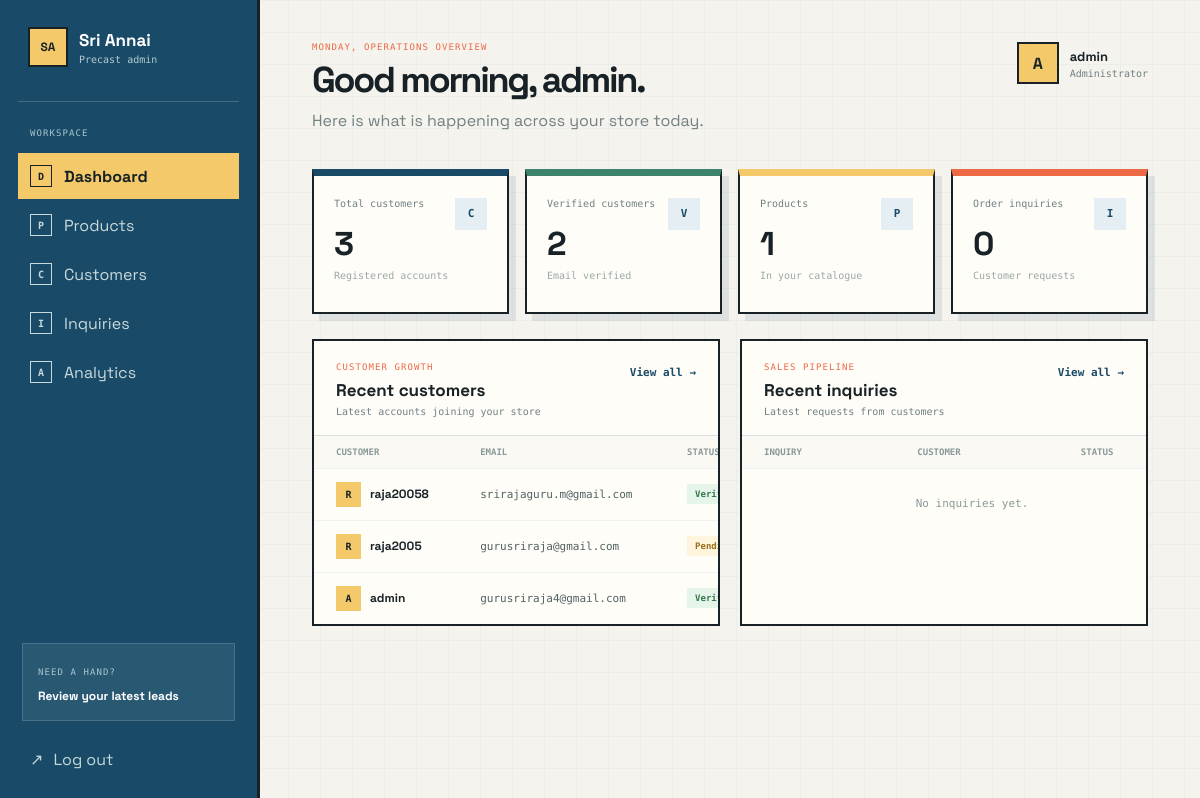
Page /dashboard/ (signed in) on the committed database.
### accounts/models.py (models this page shows, shortened)
class CustomUser(AbstractUser):
    name = models.CharField(max_length=100)
    phone_no = models.CharField(
        max_length=15,
        blank=True,
        null=True
    )
    email = models.EmailField(unique=True)
    is_email_verified = models.BooleanField(default=False)

### dashboard/views.py (the view)
@user_passes_test(is_admin, login_url='login')
def dashboard_view(request):
    total_users = User.objects.count()
    verified_users = User.objects.filter(
        is_email_verified=True
    ).count()
    total_products = Product.objects.count()
    total_inquiries = OrderInquiry.objects.count()
    recent_users = User.objects.order_by(
        '-date_joined'
    )[:5]
    recent_inquiries = OrderInquiry.objects.select_related(
        'user'
    ).order_by(
        '-created_at'
    )[:5]
    context = {
        'total_users': total_users,
        'verified_users': verified_users,
        'total_products': total_products,
        'total_inquiries': total_inquiries,
        'recent_users': recent_users,
        'recent_inquiries': recent_inquiries,
    }
    return render(
        request,
        'dashboard/dashboard.html',
        context
    )

### dashboard/views.py (called while the page is built)
def is_admin(user):
    return user.is_authenticated and user.is_staff

### templates/dashboard/dashboard.html (shortened to what this page needs)
{% load static %}
<!DOCTYPE html>
<html lang="en">
<head>
    <link rel="stylesheet" href="{% static 'dashboard.css' %}">
</head>
<body>
    <aside class="sidebar">
        <div class="brand">
            <div class="brand-mark">SA</div>
            <div>
                <h2>Sri Annai</h2>
                <span>Precast admin</span>
            </div>
        </div>
        <nav class="sidebar-nav" aria-label="Main navigation">
            <p class="nav-label">Workspace</p>
            <a href="{% url 'dashboard' %}" class="nav-item active"><span class="nav-icon">D</span> Dashboard</a>
            <a href="{% url 'dashboard_products' %}" class="nav-item"><span class="nav-icon">P</span> Products</a>
            <a href="{% url 'dashboard_customers' %}" class="nav-item"><span class="nav-icon">C</span> Customers</a>
            <a href="{% url 'dashboard_inquiries' %}" class="nav-item"><span class="nav-icon">I</span> Inquiries</a>
            <a href="{% url 'dashboard_analytics' %}" class="nav-item"><span class="nav-icon">A</span> Analytics</a>
        </nav>
        <div class="sidebar-bottom">
            <div class="help-panel">
                <span class="help-kicker">Need a hand?</span>
                <strong>Review your latest leads</strong>
            </div>
            <a href="{% url 'logout' %}" class="logout-btn"><span>↗</span> Log out</a>
        </div>
    </aside>
    <main class="main-content">
        <header class="top-header">
            <div>
                <p class="eyebrow">Monday, operations overview</p>
                <h1>Good morning, {{ request.user.username }}.</h1>
                <p class="header-copy">Here is what is happening across your store today.</p>
            </div>
            <div class="admin-profile">
                <div class="profile-icon">{{ request.user.username|first|upper }}</div>
                <div>
                    <strong>{{ request.user.username }}</strong>
                    <span>Administrator</span>
                </div>
            </div>
        </header>
        <section class="stats-grid" aria-label="Business summary">
            <div class="stat-card accent-teal">
                <div class="stat-content"><span>Total customers</span><h2>{{ total_users }}</h2><small>Registered accounts</small></div>
                <div class="stat-icon">C</div>
            </div>
            <div class="stat-card accent-green">
                <div class="stat-content"><span>Verified customers</span><h2>{{ verified_users }}</h2><small>Email verified</small></div>
                <div class="stat-icon">V</div>
            </div>
            <div class="stat-card accent-amber">
                <div class="stat-content"><span>Products</span><h2>{{ total_products }}</h2><small>In your catalogue</small></div>
                <div class="stat-icon">P</div>
            </div>
            <div class="stat-card accent-coral">
                <div class="stat-content"><span>Order inquiries</span><h2>{{ total_inquiries }}</h2><small>Customer requests</small></div>
                <div class="stat-icon">I</div>
            </div>
        </section>
        <section class="dashboard-grid">
            <div class="dashboard-card">
                <div class="card-header">
                    <div><p class="section-kicker">Customer growth</p><h2>Recent customers</h2><p>Latest accounts joining your store</p></div>
                    <a href="{% url 'dashboard_customers' %}" class="view-link">View all <span>→</span></a>
                </div>
                <div class="table-container">
                    <table>
                        <thead><tr><th>Customer</th><th>Email</th><th>Status</th></tr></thead>
                        <tbody>
                            {% for customer in recent_users %}
                            <tr>
                                <td><div class="person-cell"><span class="table-avatar">{{ customer.username|first|upper }}</span><strong>{{ customer.username }}</strong></div></td>
                                <td>{{ customer.email }}</td>
                                <td>{% if customer.is_email_verified %}<span class="status verified">Verified</span>{% else %}<span class="status pending">Pending</span>{% endif %}</td>
                            </tr>
                            {% empty %}
                            <tr><td colspan="3" class="empty">No customers yet.</td></tr>
                            {% endfor %}
                        </tbody>
                    </table>
                </div>
            </div>
            <div class="dashboard-card">
                <div class="card-header">
                    <div><p class="section-kicker">Sales pipeline</p><h2>Recent inquiries</h2><p>Latest requests from customers</p></div>
                    <a href="{% url 'dashboard_inquiries' %}" class="view-link">View all <span>→</span></a>
                </div>
                <div class="table-container">
                    <table>
                        <thead><tr><th>Inquiry</th><th>Customer</th><th>Status</th></tr></thead>
                        <tbody>
                            {% for inquiry in recent_inquiries %}
                            <tr>
                                <td><strong class="inquiry-id">{{ inquiry.inquiry_id }}</strong><small>{{ inquiry.created_at|date:"d M Y" }}</small></td>
                                <td>{{ inquiry.customer_name }}</td>
                                <td><span class="status {{ inquiry.status }}">{{ inquiry.get_status_display }}</span></td>
                            </tr>
                            {% empty %}
                            <tr><td colspan="3" class="empty">No inquiries yet.</td></tr>
                            {% endfor %}
                        </tbody>
                    </table>
                </div>
            </div>
        </section>
    </main>
</body>
</html>

### rows in the picture
CustomUser: user.username "admin", user.username|first "A", username|first "A", username "admin", email "gurusriraja4@gmail.com", is_email_verified "Verified"
CustomUser: username|first "R", username "raja20058", email "srirajaguru.m@gmail.com", is_email_verified "Verified"
CustomUser: username|first "R", username "raja2005", email "gurusriraja@gmail.com", is_email_verified "Pending"

### other values in the picture
{{ total_users }} "3"
{{ verified_users }} "2"
{{ total_products }} "1"
{{ total_inquiries }} "0"
